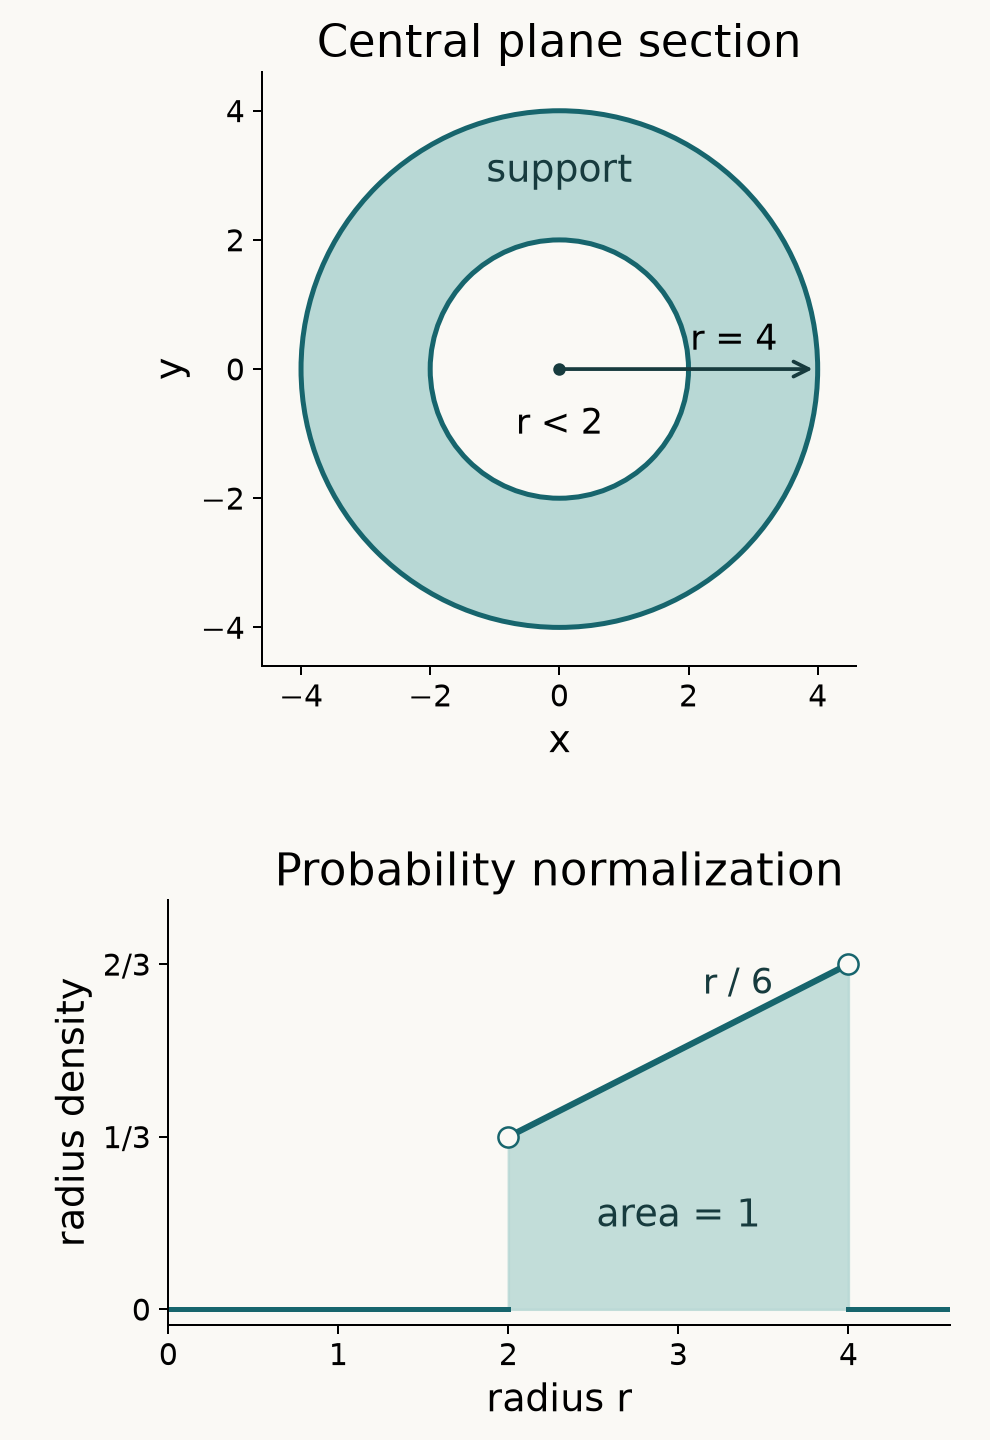

Source code (Python):
"""Reproduce Figure 1 in 'Spherical convolution and support control'.

Original figure: GPT-6.1 Sol (OpenAI), Ultra reasoning effort, October 2026.
CC0-1.0. Requires numpy and matplotlib; no TeX installation.
Theorem 1.1 gives the exact support 2 <= |x| <= 4 for radii 3 and 1.
The upper panel is the central planar section, not a projection or a
two-dimensional density. Corollary 1.2 gives the probability radius
density r/6 on 2 < r < 4; its integral is exactly one.
Background: John K. Hunter, Notes on Partial Differential Equations
(2014), sections 2.5-2.8. The accompanying lesson gives the full proof.
"""
from pathlib import Path
import numpy as np
import matplotlib
matplotlib.use('Agg')
import matplotlib.pyplot as plt
from matplotlib.patches import Circle

plt.rcParams.update({'font.family':'DejaVu Sans','font.size':15,
                     'text.usetex':False,'axes.spines.top':False,
                     'axes.spines.right':False})
fig,(geometry,radial)=plt.subplots(2,1,figsize=(5.5,8),facecolor='#faf9f5',
                                 gridspec_kw={'height_ratios':[1.4,1]})
for ax in [geometry,radial]:ax.set_facecolor('#faf9f5')
geometry.add_patch(Circle((0,0),4,facecolor='#b8d8d5',edgecolor='#17656d',linewidth=2))
geometry.add_patch(Circle((0,0),2,facecolor='#faf9f5',edgecolor='#17656d',linewidth=2))
geometry.plot(0,0,'o',color='#173b3e',markersize=4)
geometry.annotate('',xy=(4,0),xytext=(0,0),arrowprops={'arrowstyle':'->','color':'#173b3e','linewidth':1.5})
geometry.text(2.7,.3,'r = 4',fontsize=14,ha='center')
geometry.text(0,-1,'r < 2',ha='center',fontsize=14)
geometry.text(0,2.9,'support',ha='center',fontsize=15,color='#173b3e')
geometry.set(xlim=(-4.6,4.6),ylim=(-4.6,4.6),aspect='equal',
             xlabel='x',ylabel='y',title='Central plane section')
geometry.set_xticks([-4,-2,0,2,4]);geometry.set_yticks([-4,-2,0,2,4])
geometry.tick_params(labelsize=12)
radial.plot([0,2],[0,0],color='#17656d',linewidth=2)
radial.plot([2,4],[1/3,2/3],color='#17656d',linewidth=2.5)
radial.plot([4,4.6],[0,0],color='#17656d',linewidth=2)
radial.fill_between([2,4],[1/3,2/3],color='#b8d8d5',alpha=.85)
radial.scatter([2,4],[1/3,2/3],facecolors='#faf9f5',edgecolors='#17656d',s=65,zorder=4)
radial.text(3,.16,'area = 1',ha='center',fontsize=15,color='#173b3e')
radial.text(3.35,.61,'r / 6',ha='center',fontsize=14,color='#173b3e')
radial.set(xlim=(0,4.6),ylim=(-.03,.79),xlabel='radius r',
           ylabel='radius density',title='Probability normalization')
radial.set_xticks([0,1,2,3,4]);radial.set_yticks([0,1/3,2/3])
radial.set_yticklabels(['0','1/3','2/3'])
radial.tick_params(labelsize=12)
fig.subplots_adjust(left=.17,right=.96,top=.95,bottom=.08,hspace=.46)
fig.savefig(Path(__file__).with_suffix('.png'),dpi=180,
            facecolor=fig.get_facecolor(),metadata={'Software':'Matplotlib'})
plt.close(fig)
